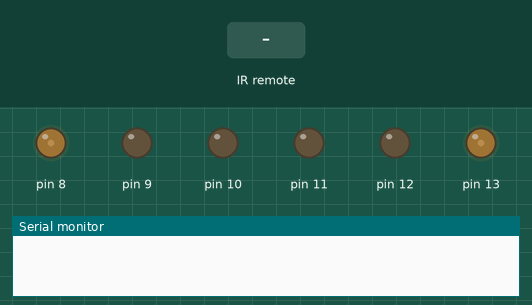
Simulated run of this program. Board: Arduino Mega 2560, built with avr-gcc and run on an emulated ATmega2560. On the bench: output pins drawn as LEDs (lit = HIGH), the last lines printed to the serial monitor. Inputs (shaded band) come from the test bench.

Above: at 0.8 s.
0.9 s: infrared code 0x00FF4AB5 received
At 0.97 s:
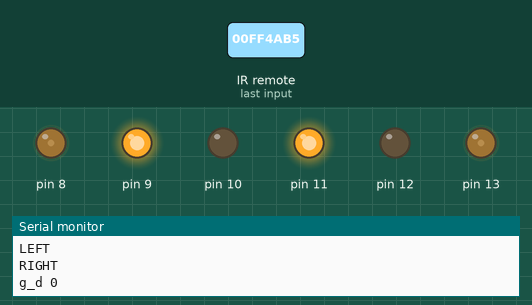
2.5 s: infrared code 0x00FF10EF received
At 3.4 s:
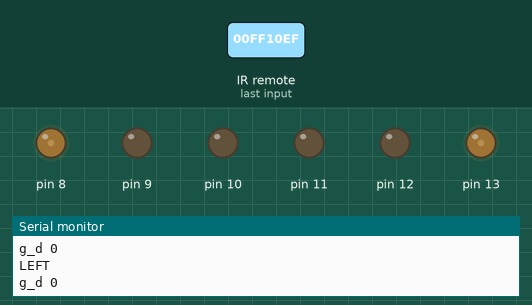
4.1 s: infrared code 0x00FF5AA5 received
At 4.8 s:
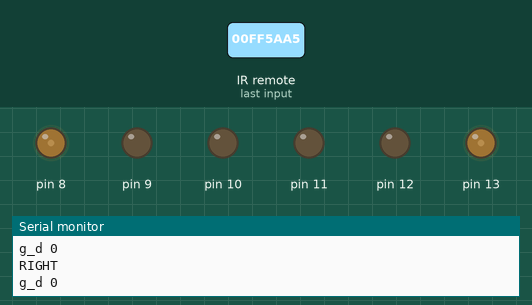
Timing chart, 0 to 7.1 s (numbered marks = the images above; inputs shaded):
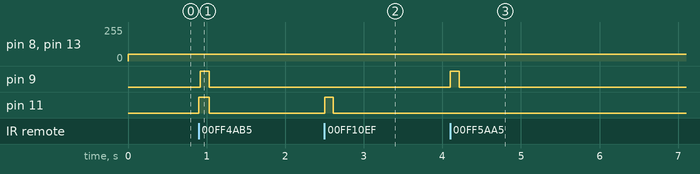

The program:

main.cpp
```cpp
// Project: Arduino-based RC Car with IR Remote Control
// Description: This code controls an RC car using an Arduino board. It
// interprets IR remote signals for navigation and employs ultrasonic sensors
// for distance measurement.
// Hardware Components: Arduino Mega 2560, L298N Motor Driver, 2x DC Motors,
// HC-SR04 Ultrasonic Sensor, Generic IR Remote.
// Functionality: The car can move forwards, backwards, and turn left/right
// based on IR remote commands. It includes obstacle avoidance using the
// ultrasonic sensor.
// Author: VAlexandersson
// Date: ~2023
// Version: 1.0

#include <Arduino.h>
#include <Arduino_FreeRTOS.h>
#include <IRremote.h>
#include <event_groups.h>

#define debug(x) Serial.print(x);
#define debugln(x) Serial.println(x);

enum RemoteCodes {
  UP = 0x00FF18E7,
  DOWN = 0x00FF4AB5,
  LEFT = 0x00FF10EF,
  RIGHT = 0x00FF5AA5,
  ONE = 0x00FFA25D,
  TWO = 0x00FF629D,
  THREE = 0x00FFE21D,
  BLANK = 0xFFFFFFFF
};

enum Pins {
  L_SPEED = 13,
  L_FORWARD = 12,
  L_REVERSE = 11,
  R_SPEED = 8,
  R_FORWARD = 10,
  R_REVERSE = 9,
  TRIG_PIN = 7,
  ECHO_PIN = 6,
  IR_RECEIVER = 5
};

enum Bits {
  BIT0 = (1 << 0),
  BIT1 = (1 << 1),
  BIT2 = (1 << 2),
  BIT3 = (1 << 3),
  BIT4 = (1 << 4),
  BIT5 = (1 << 4)
};

// Global Variable Declarations
IRrecv receiver(IR_RECEIVER);
decode_results results;

uint32_t g_previousCommand, g_measuredDistance, g_motorSpeed = 50;

EventGroupHandle_t chauffuer_eventgroup;

TaskHandle_t h_irremotetask = NULL;
TaskHandle_t h_distancetask = NULL;
TaskHandle_t h_leftmotortask = NULL;
TaskHandle_t h_rightmotortask = NULL;

typedef struct Motor_t {
  uint8_t speedPin, forwardPin, reversePin;
  uint8_t bits;
  TaskHandle_t taskHandle;
} Motor_t;

Motor_t leftMotor = {L_SPEED, L_FORWARD, L_REVERSE, BIT0 | BIT2,
                     h_leftmotortask};
Motor_t rightMotor = {R_SPEED, R_FORWARD, R_REVERSE, BIT1 | BIT3,
                      h_rightmotortask};

// Function Prototypes
void setupGPIOPins();
void setupTasks();
void vMeasuredDistanceTask(void *p);
void vControlMotorTask(void *p);
void vProcessIRRemoteTask(void *p);

// Setup Function
void setup() {
  Serial.begin(9600);
  receiver.enableIRIn();
  setupGPIOPins();
  chauffuer_eventgroup = xEventGroupCreate();
  setupTasks();
}
void loop() {}

// Function Definitions
void setupGPIOPins() {
  pinMode(ECHO_PIN, INPUT);
  pinMode(TRIG_PIN, OUTPUT);

  pinMode(leftMotor.speedPin, OUTPUT);
  pinMode(leftMotor.forwardPin, OUTPUT);
  pinMode(leftMotor.reversePin, OUTPUT);

  pinMode(rightMotor.speedPin, OUTPUT);
  pinMode(rightMotor.forwardPin, OUTPUT);
  pinMode(rightMotor.reversePin, OUTPUT);

  digitalWrite(TRIG_PIN, LOW);

  digitalWrite(leftMotor.forwardPin, LOW);
  digitalWrite(leftMotor.reversePin, LOW);
  digitalWrite(rightMotor.forwardPin, LOW);
  digitalWrite(rightMotor.reversePin, LOW);

  analogWrite(leftMotor.speedPin, g_motorSpeed);
  analogWrite(rightMotor.speedPin, g_motorSpeed);
}

void setupTasks() {
  xTaskCreate(vProcessIRRemoteTask, "IRRemoteTask", 256, NULL,
              tskIDLE_PRIORITY + 1, &h_irremotetask);
  xTaskCreate(vMeasuredDistanceTask, "DistanceTask", 256, NULL,
              tskIDLE_PRIORITY + 1, &h_distancetask);
  xTaskCreate(vControlMotorTask, "Right Motor", 64, &leftMotor,
              tskIDLE_PRIORITY + 1, &h_leftmotortask);
  xTaskCreate(vControlMotorTask, "Left Motor", 64, &rightMotor,
              tskIDLE_PRIORITY + 1, &h_rightmotortask);
  vTaskStartScheduler();
}

// Measures the distance using ultrasonic sensor and updates g_measuredDistance
void vMeasuredDistanceTask(void *p) {
  digitalWrite(TRIG_PIN, LOW);
  while (1) {

    xEventGroupWaitBits(chauffuer_eventgroup, BIT4, pdTRUE, pdTRUE,
                        portMAX_DELAY);

    digitalWrite(TRIG_PIN, HIGH);
    vTaskDelay(1);
    digitalWrite(TRIG_PIN, LOW);

    int dist = pulseIn(ECHO_PIN, HIGH);
    g_measuredDistance = (dist * 0.0172);
    debugln(g_measuredDistance);
  }
}

// Controls the motor based on the current commands and sensor readings
void vControlMotorTask(void *pvParameter) {
  Motor_t motor = (*(Motor_t *)pvParameter);
  EventBits_t bit;
  while (1) {
    bit = xEventGroupWaitBits(chauffuer_eventgroup, motor.bits, pdTRUE, pdFALSE,
                              portMAX_DELAY);

    analogWrite(motor.speedPin, g_motorSpeed);
    if (bit & (BIT0 | BIT1)) {
      if (g_measuredDistance > 36) {
        digitalWrite(motor.forwardPin, HIGH);
      }

    } else {
      digitalWrite(motor.reversePin, HIGH);
    }
    vTaskDelay(7);

    (bit & (BIT0 | BIT1)) ? digitalWrite(motor.forwardPin, LOW)
                          : digitalWrite(motor.reversePin, LOW);
  }
}

// Processes IR remote input and sets control flags and motor speed
void vProcessIRRemoteTask(void *p) {
  while (1) {
    EventBits_t bits = 0;
    if (receiver.decode(&results)) {

      if (results.value == BLANK) {
        results.value = g_previousCommand;
      }
      switch (results.value) {
      case UP:
        bits = BIT0 | BIT1 | BIT4;
        break;
      case DOWN:
        bits = BIT2 | BIT3;
        break;
      case LEFT:
        bits = BIT2;
        break;
      case RIGHT:
        bits = BIT3;
        break;

      case ONE:
        g_motorSpeed = 50;
        break;
      case TWO:
        g_motorSpeed = 100;
        break;
      case THREE:
        g_motorSpeed = 150;
        break;

      default:
        break;
      }
      g_previousCommand = results.value;
      if (bits & leftMotor.bits)
        debugln("LEFT");
      if (bits & rightMotor.bits)
        debugln("RIGHT");
      if (bits) {
        debug("g_d ");
        debugln(g_measuredDistance);
        xEventGroupSetBits(chauffuer_eventgroup, bits);
      }
      receiver.resume();
      vTaskDelay(pdMS_TO_TICKS(10));
    }
  }
}
```

Measured:
- after the input at 0.9 s, pin 9: LOW → HIGH at once, → LOW 0.12 s later; pin 11: LOW → HIGH at once, → LOW 0.14 s later
- after the input at 2.5 s, pin 11: LOW → HIGH at once, → LOW 0.11 s later
- after the input at 4.1 s, pin 9: LOW → HIGH at once, → LOW 0.12 s later
